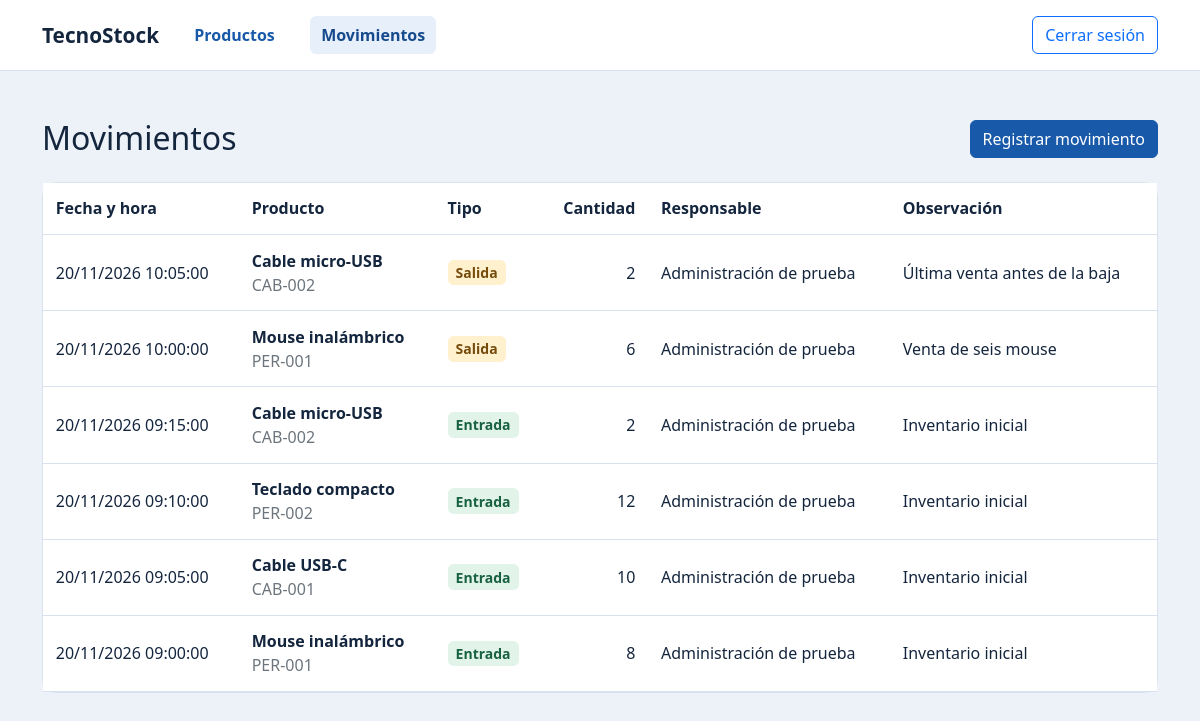
Page /aplicacion/movimientos.php (signed in) on the committed database.
### tables this page shows
CREATE TABLE movimiento (
    id_movimiento BIGINT UNSIGNED AUTO_INCREMENT PRIMARY KEY,
    fecha_hora    DATETIME      NOT NULL DEFAULT CURRENT_TIMESTAMP,
    tipo          VARCHAR(7)    NOT NULL,
    cantidad      INT           NOT NULL,
    observacion   VARCHAR(255),
    id_producto   INT UNSIGNED  NOT NULL,
    id_usuario    INT UNSIGNED  NOT NULL,
    CONSTRAINT chk_movimiento_tipo CHECK (tipo IN ('ENTRADA', 'SALIDA')),
    CONSTRAINT chk_movimiento_cantidad CHECK (cantidad > 0),
    CONSTRAINT fk_movimiento_producto FOREIGN KEY (id_producto)
        REFERENCES producto (id_producto) ON DELETE RESTRICT,
    CONSTRAINT fk_movimiento_usuario FOREIGN KEY (id_usuario)
        REFERENCES usuario (id_usuario) ON DELETE RESTRICT,
    INDEX ix_movimiento_producto_fecha (id_producto, fecha_hora)
);

CREATE TABLE producto (
    id_producto  INT UNSIGNED AUTO_INCREMENT PRIMARY KEY,
    codigo       VARCHAR(30)   NOT NULL,
    nombre       VARCHAR(120)  NOT NULL,
    id_categoria INT UNSIGNED  NOT NULL,
    descripcion  VARCHAR(255),
    precio       DECIMAL(12,2) NOT NULL,
    stock_actual INT           NOT NULL DEFAULT 0,
    stock_minimo INT           NOT NULL DEFAULT 0,
    estado       TINYINT       NOT NULL DEFAULT 1,
    CONSTRAINT uq_producto_codigo UNIQUE (codigo),
    CONSTRAINT chk_producto_codigo CHECK (CHAR_LENGTH(TRIM(codigo)) > 0),
    CONSTRAINT chk_producto_precio CHECK (precio >= 0),
    CONSTRAINT chk_producto_stock_actual CHECK (stock_actual >= 0),
    CONSTRAINT chk_producto_stock_minimo CHECK (stock_minimo >= 0),
    CONSTRAINT chk_producto_estado CHECK (estado IN (0, 1)),
    CONSTRAINT fk_producto_categoria FOREIGN KEY (id_categoria)
        REFERENCES categoria (id_categoria) ON DELETE RESTRICT
);

CREATE TABLE usuario (
    id_usuario INT UNSIGNED AUTO_INCREMENT PRIMARY KEY,
    nombre     VARCHAR(100) NOT NULL,
    correo     VARCHAR(150) NOT NULL,
    clave_hash VARCHAR(255) NOT NULL,
    rol        VARCHAR(20)  NOT NULL DEFAULT 'ENCARGADO',
    estado     TINYINT      NOT NULL DEFAULT 1,
    CONSTRAINT uq_usuario_correo UNIQUE (correo),
    CONSTRAINT chk_usuario_rol CHECK (rol IN ('ADMINISTRADOR', 'ENCARGADO')),
    CONSTRAINT chk_usuario_estado CHECK (estado IN (0, 1))
);

### aplicacion/db.php (called while the page is built, shortened)
<?php
function conectarBaseDeDatos(): PDO
{
    $usuario = getenv('TECNOSTOCK_DB_USER') ?: 'root';
    $clave = getenv('TECNOSTOCK_DB_PASSWORD');
    return new PDO(
        'mysql:host=127.0.0.1;port=3306;dbname=tecnostock;charset=utf8mb4',
        $usuario,
        $clave === false ? '' : $clave,
        [
            PDO::ATTR_ERRMODE => PDO::ERRMODE_EXCEPTION,
            PDO::ATTR_DEFAULT_FETCH_MODE => PDO::FETCH_ASSOC,
            PDO::ATTR_EMULATE_PREPARES => false,
        ]
    );
}

### aplicacion/movimientos_datos.php (called while the page is built, shortened)
<?php
function listarMovimientos(PDO $conexion): array
{
    $consulta = $conexion->prepare(
        'SELECT m.fecha_hora, m.tipo, m.cantidad, m.observacion, p.codigo,
                p.nombre AS producto, u.nombre AS usuario
         FROM movimiento AS m
         JOIN producto AS p ON p.id_producto = m.id_producto
         JOIN usuario AS u ON u.id_usuario = m.id_usuario
         ORDER BY m.fecha_hora DESC, m.id_movimiento DESC'
    );
    $consulta->execute();
    return $consulta->fetchAll();
}

### aplicacion/movimientos.php (the view, shortened to what this page needs)
<?php
require_once __DIR__ . '/db.php';
require_once __DIR__ . '/movimientos_datos.php';
require_once __DIR__ . '/vista.php';
$movimientos = [];
$error = '';
try {
    $movimientos = listarMovimientos(conectarBaseDeDatos());
} catch (PDOException $excepcion) {
    error_log('TecnoStock: error de historial de movimientos ' . $excepcion->getCode());
    http_response_code(503);
    $error = 'No se pudo cargar el historial. Revisa MySQL en XAMPP e inténtalo de nuevo.';
}
?>
<!doctype html>
<html lang="es">
<head>
    <link rel="stylesheet" href="assets/bootstrap.min.css">
    <link rel="stylesheet" href="assets/estilos.css">
</head>
<body>
    <?php mostrarNavegacion('movimientos'); ?>
    <main class="container-xl py-4 py-md-5">
        <div class="d-flex flex-wrap align-items-center justify-content-between gap-3 mb-4">
            <h1 class="h2 mb-0">Movimientos</h1>
            <a class="btn btn-primary" href="movimiento_formulario.php">Registrar movimiento</a>
        </div>
        <div class="superficie-catalogo">
            <?php if ($error !== ''): ?>
                <p class="m-0 p-4" role="alert"><?= escaparHtml($error) ?></p>
            <?php elseif ($movimientos === []): ?>
                <p class="m-0 p-4">Todavía no hay movimientos registrados.</p>
            <?php else: ?>
                <div class="table-responsive" tabindex="0" role="region" aria-label="Historial de movimientos">
                    <table class="table tabla-catalogo align-middle m-0" aria-label="Entradas y salidas de inventario">
                        <thead>
                            <tr>
                                <th scope="col">Fecha y hora</th>
                                <th scope="col">Producto</th>
                                <th scope="col">Tipo</th>
                                <th scope="col" class="text-end">Cantidad</th>
                                <th scope="col">Responsable</th>
                                <th scope="col">Observación</th>
                            </tr>
                        </thead>
                        <tbody>
                            <?php foreach ($movimientos as $movimiento): ?>
                                <?php
                                $fecha = new DateTimeImmutable($movimiento['fecha_hora']);
                                $entrada = $movimiento['tipo'] === 'ENTRADA';
                                ?>
                                <tr>
                                    <td class="text-nowrap">
                                        <time datetime="<?= $fecha->format('Y-m-d\TH:i:s') ?>">
                                            <?= $fecha->format('d/m/Y H:i:s') ?>
                                        </time>
                                    </td>
                                    <th scope="row">
                                        <span class="d-block fw-semibold"><?= escaparHtml($movimiento['producto']) ?></span>
                                        <span class="text-secondary fw-normal"><?= escaparHtml($movimiento['codigo']) ?></span>
                                    </th>
                                    <td>
                                        <span class="estado-producto <?= $entrada ? 'estado-activo' : 'tipo-salida' ?>">
                                            <?= $entrada ? 'Entrada' : 'Salida' ?>
                                        </span>
                                    </td>
                                    <td class="text-end"><?= (int) $movimiento['cantidad'] ?></td>
                                    <td><?= escaparHtml($movimiento['usuario']) ?></td>
                                    <td class="observacion-movimiento">
                                        <?= escaparHtml($movimiento['observacion'] ?? '—') ?>
                                    </td>
                                </tr>
                            <?php endforeach; ?>
                        </tbody>
                    </table>
                </div>
            <?php endif; ?>
        </div>
    </main>
</body>
</html>

### aplicacion/vista.php (shortened to what this page needs)
<?php
function escaparHtml(string $texto): string
{
    return htmlspecialchars($texto, ENT_QUOTES | ENT_SUBSTITUTE, 'UTF-8');
}
function mostrarNavegacion(string $pagina): void
{
    ?>
    <header class="barra-panel">
        <nav class="container-xl d-flex flex-wrap align-items-center justify-content-between gap-3 py-3"
             aria-label="Navegación principal">
            <div class="d-flex flex-wrap align-items-center gap-3 gap-md-4">
                <a class="nombre-marca-panel" href="panel.php"
                    <?= $pagina === 'inicio' ? 'aria-current="page"' : '' ?>>TecnoStock</a>
                <a class="enlace-catalogo" href="productos.php"
                    <?= $pagina === 'productos' ? 'aria-current="page"' : '' ?>>Productos</a>
                <a class="enlace-catalogo" href="movimientos.php"
                    <?= $pagina === 'movimientos' ? 'aria-current="page"' : '' ?>>Movimientos</a>
            </div>
            <form method="post" action="salir.php">
                <button type="submit" class="btn btn-outline-primary">Cerrar sesión</button>
            </form>
        </nav>
    </header>
    <?php
}

### aplicacion/assets/estilos.css (style rules this page uses)
:root { --tecnostock-tinta: #14253e; --tecnostock-acento: #1859aa; --tecnostock-fondo: #edf2f8; --tecnostock-borde: #d8e2ee; }
body { color: var(--tecnostock-tinta); background: var(--tecnostock-fondo); }
.btn-primary { --bs-btn-bg: var(--tecnostock-acento); --bs-btn-border-color: var(--tecnostock-acento); --bs-btn-hover-bg: #114683; --bs-btn-hover-border-color: #114683; --bs-btn-active-bg: #0e3d74; --bs-btn-active-border-color: #0e3d74; }
.barra-panel { background: #fff; border-bottom: 1px solid var(--tecnostock-borde); }
.nombre-marca-panel { color: var(--tecnostock-tinta); font-size: 1.3rem; font-weight: 700; text-decoration: none; }
.enlace-catalogo { padding: 0.45rem 0.7rem; color: var(--tecnostock-acento); font-weight: 600; border-radius: 0.4rem; text-decoration: none; }
.enlace-catalogo:hover, .enlace-catalogo[aria-current="page"] { background: #e6effa; color: #164a8c; }
.superficie-catalogo { background: #fff; border: 1px solid var(--tecnostock-borde); border-radius: 0.85rem; }
.tabla-catalogo { --bs-table-color: var(--tecnostock-tinta); --bs-table-border-color: var(--tecnostock-borde); }
.tabla-catalogo > :not(caption) > * > * { padding: 0.85rem 0.8rem; }
.tabla-catalogo thead { background: #f4f7fb; box-shadow: inset 0 1px var(--tecnostock-borde); }
.estado-producto, .alerta-stock, .tipo-salida { display: inline-block; padding: 0.15rem 0.5rem; border-radius: 0.35rem; font-size: 0.875rem; font-weight: 600; }
.estado-activo { color: #196241; background: #e2f3e9; }
.alerta-stock, .tipo-salida { color: #764c0d; background: #fff0ce; }
.observacion-movimiento { max-width: 21rem; overflow-wrap: anywhere; }

### rows in the picture
movimiento: fecha_hora "20/11/2026 10:05:00", id_producto.nombre "Cable micro-USB", id_producto.codigo "CAB-002", tipo "Salida", cantidad "2", id_usuario.nombre "Administración de prueba", observacion "Última venta antes de la baja"
movimiento: fecha_hora "20/11/2026 10:00:00", id_producto.nombre "Mouse inalámbrico", id_producto.codigo "PER-001", tipo "Salida", cantidad "6", id_usuario.nombre "Administración de prueba", observacion "Venta de seis mouse"
movimiento: fecha_hora "20/11/2026 09:15:00", id_producto.nombre "Cable micro-USB", id_producto.codigo "CAB-002", tipo "Entrada", cantidad "2", id_usuario.nombre "Administración de prueba", observacion "Inventario inicial"
movimiento: fecha_hora "20/11/2026 09:10:00", id_producto.nombre "Teclado compacto", id_producto.codigo "PER-002", tipo "Entrada", cantidad "12", id_usuario.nombre "Administración de prueba", observacion "Inventario inicial"
movimiento: fecha_hora "20/11/2026 09:05:00", id_producto.nombre "Cable USB-C", id_producto.codigo "CAB-001", tipo "Entrada", cantidad "10", id_usuario.nombre "Administración de prueba", observacion "Inventario inicial"
movimiento: fecha_hora "20/11/2026 09:00:00", id_producto.nombre "Mouse inalámbrico", id_producto.codigo "PER-001", tipo "Entrada", cantidad "8", id_usuario.nombre "Administración de prueba", observacion "Inventario inicial"
